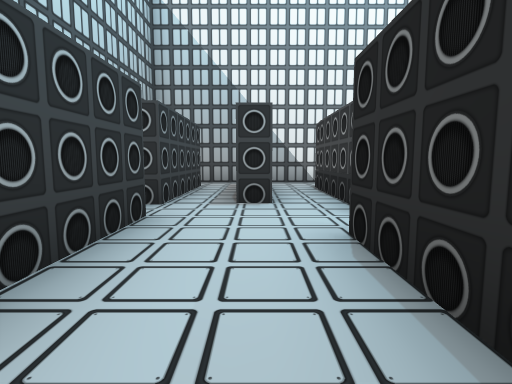
view 1 (above)

22 first-person views from a walk through a scene from a Unity 3-D project. The camera is 1.2 m above the floor, tilts 6° down and sees 80° across. The floor is counted in squares, 2 m on a side. Each view is taken from the middle of a square. On the plan, view 1 faces up. The plan holds only what a view shows up to about 9 squares ahead; the rest is blank. The place goes on beyond the plan. Door leaves are left out, so doorways stand open.

view 2
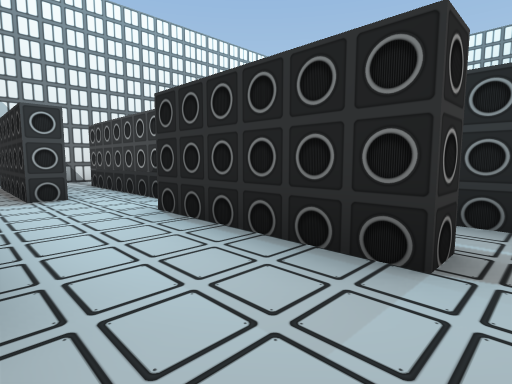

view 3
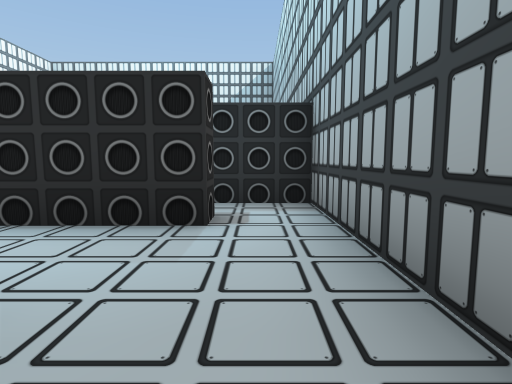

view 4
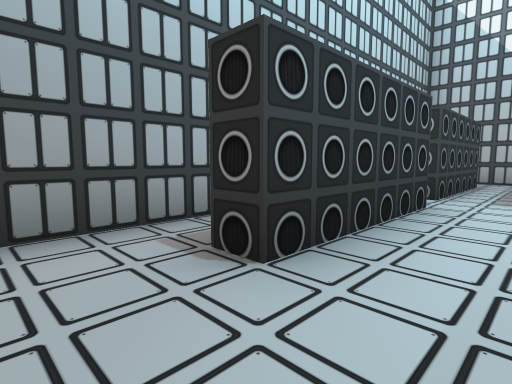

view 5
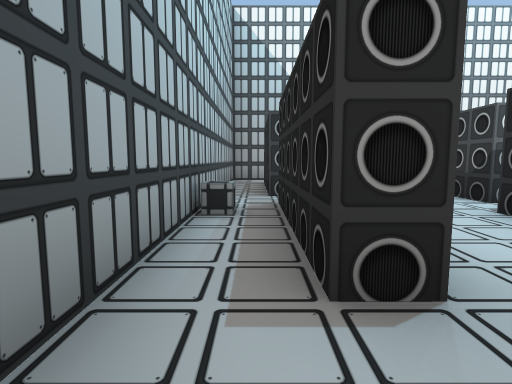

view 6
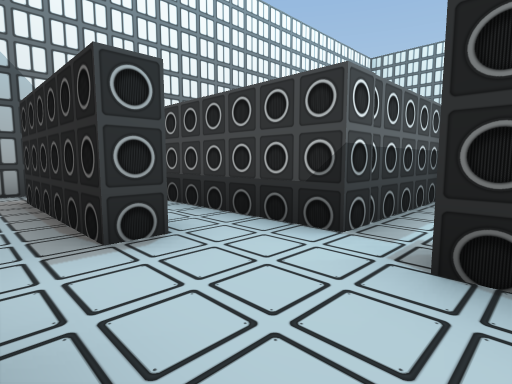

view 7
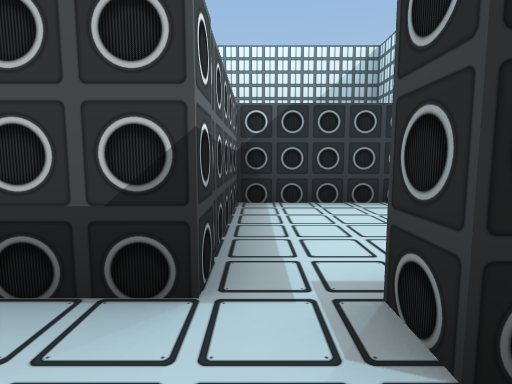

view 8
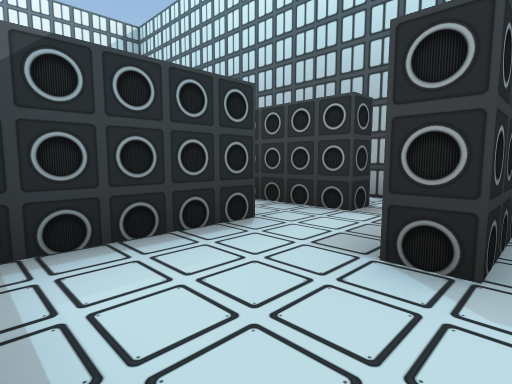

view 9
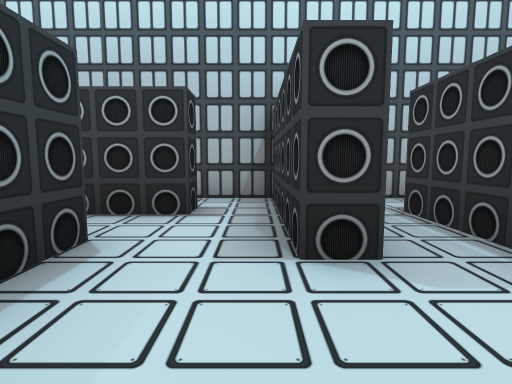

view 10
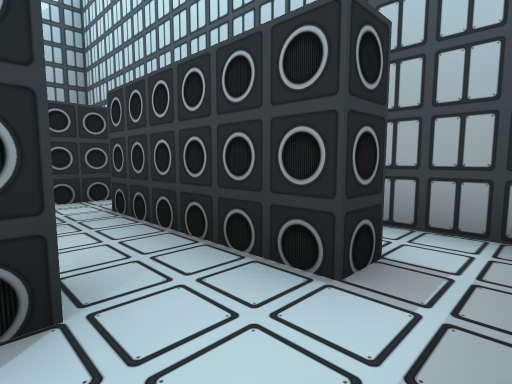

view 11
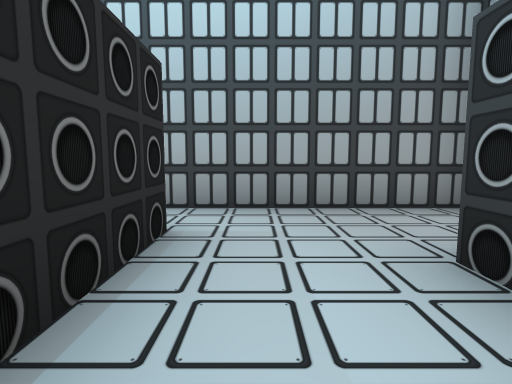

view 12
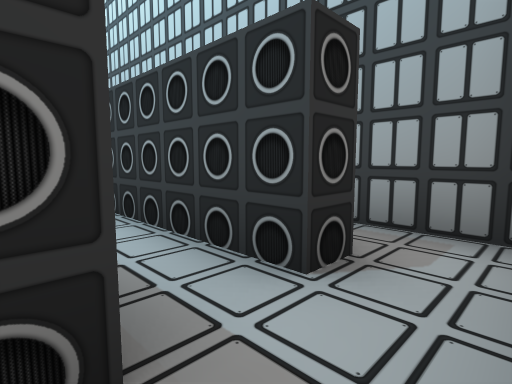

view 13
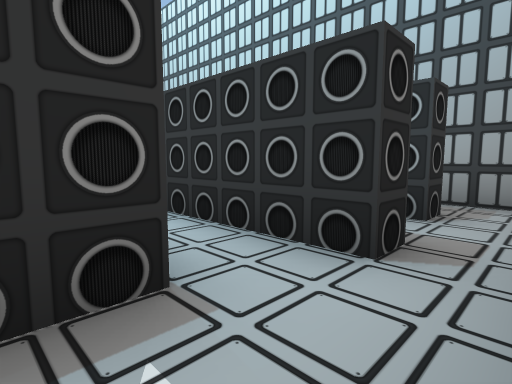

view 14
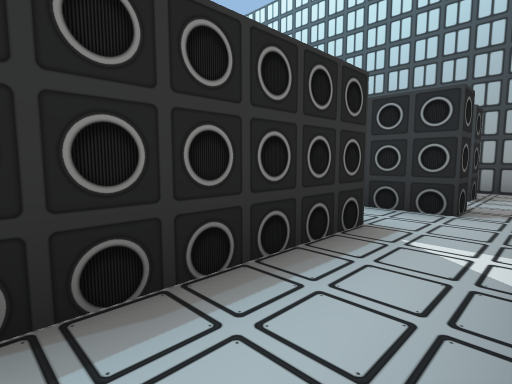

view 15
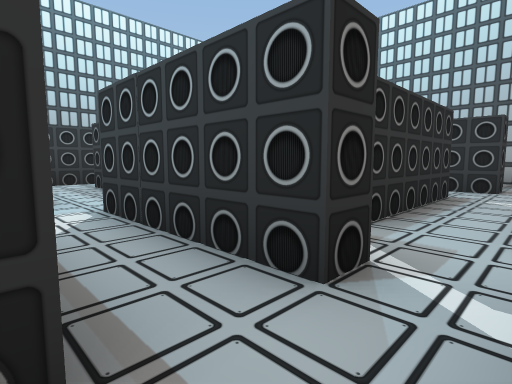

view 16
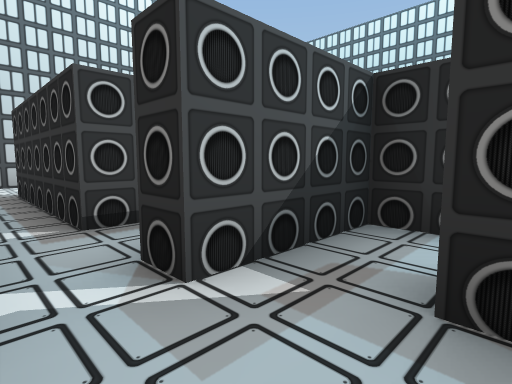

view 17
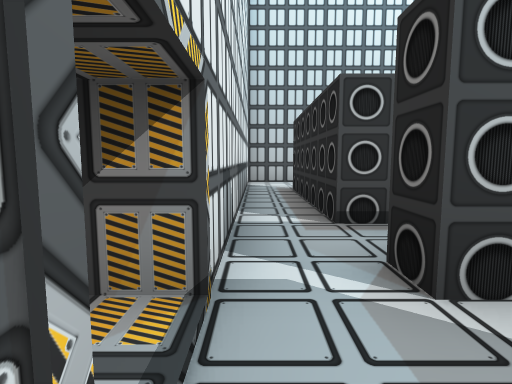

view 18
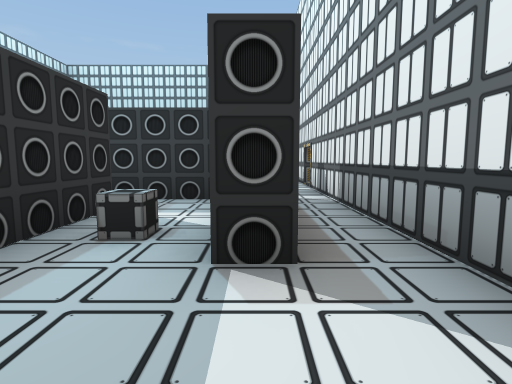

view 19
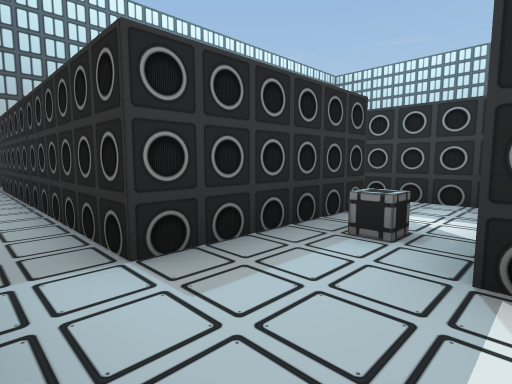

view 20
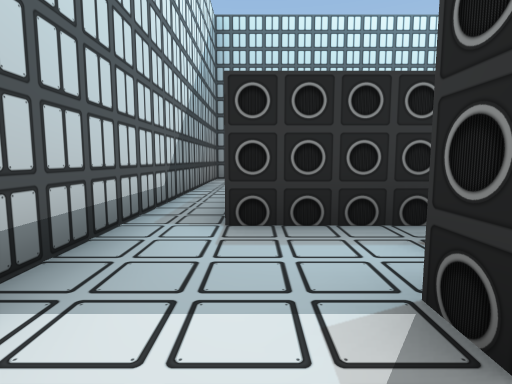

view 21
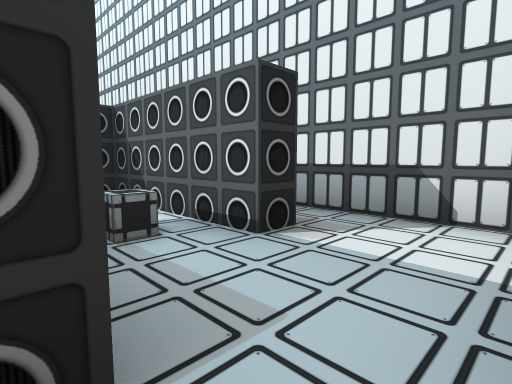

view 22
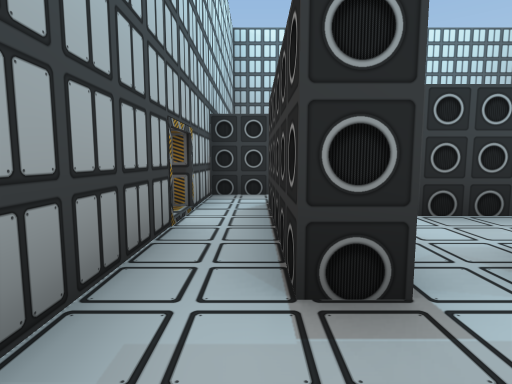

### Floor plan
Points are (right, up) in squares from view 1. A wall is a line through its corners. A room is listed if a view was taken in it or the views show most of it. See-through windows are left out.
Room 1 (views 1, 2, 3, 4, 5, 6, 7, 11)
walls: (-1.3, 3.2) (-1.3, 0.2) (-1.7, 0.2) (-1.7, 3.2); (1.3, -0.6) (0.8, -0.6) (0.8, 2.4) (1.4, 2.4); (-1.3, 4.2) (-1.7, 4.2); (-2.6, -1.8) (2.2, -1.8) (2.2, 1.2); (1.3, 3.3) (1.3, 6.7); (0.2, 4.2) (-0.3, 4.2); (-2.7, 4.5) (-2.7, -0.9)
ways out: opening at (2, 3) to room 2; opening at (-1, 5) to room 3
objects: other object (-2, 2)
Room 2 (views 8, 9, 10)
walls: (2.2, 1.2) (2.7, 1.2) (2.7, -1.8) (4.4, -1.8); (4.3, 0.6) (4.3, 3.3) (1.3, 3.3); (1.3, 1) (1.3, -0.6); (3.7, -0.8) (3.7, -0.3)
ways out: opening at (2, 3) to room 1; opening at (4, -1) to room 6
Room 3 (views 12, 13, 14, 16, 17)
walls: (1.3, 6.7) (4.4, 6.7); (-1.7, 7.2) (-1.3, 7.2) (-1.3, 4.2); (-2.7, 8) (-2.7, 4.5); (-0.3, 4.2) (-0.3, 7.2) (0.2, 7.2); (4.4, 8.2) (-1.5, 8.2); (5.2, 8.2) (5.2, 8.7)
ways out: opening at (-1, 5) to room 1
Room 4 (views 15, 18, 19, 20)
walls: (6.8, 6.6) (6.8, 7.2) (10.3, 7.2) (10.3, 6.7); (5.2, 7.2) (5.8, 7.2) (5.8, 4.1); (4.8, 1.8) (4.8, 0.6); (11.8, 8.2) (5.2, 8.2); (12.3, 6.5) (12.3, 8.2); (3.7, -0.3) (6.7, -0.3)
ways out: opening at (11.5, 7) to room 5; gap at (5, 9)
Room 5 (view 21)
walls: (11.3, 5.2) (11.3, -0.9); (12.3, -1.1) (12.3, 6.5)
ways out: opening at (11.5, 7) to room 4; opening at (9.5, 6) to room 7
Room 6 (view 22)
walls: (6.7, -0.3) (6.7, -0.8) (3.7, -0.8); (5.1, -1.8) (7.1, -1.8)
ways out: opening at (4, -1) to room 2; opening at (7, 0)
Room 7 (no view inside)
walls: (8.2, 5.2) (11.3, 5.2); (10.3, 6.7) (7.3, 6.7) (7.3, 4.8)
ways out: opening at (9.5, 6) to room 5
objects: other object (10, 6)

Positions as (right, up) in squares from view 1, and headings:
1: (0, 0), facing up
2: (-1, -1), facing up-right
3: (-2, -1), facing right
4: (0, -1), facing up-left
5: (-2, -1), facing up
6: (-1, 2), facing up-right
7: (0, 3), facing right
8: (2, 3), facing down-right
9: (3, 3), facing down
10: (3, 1), facing down-right
11: (0, 2), facing down
12: (0, 8), facing down-left
13: (2, 8), facing down-left
14: (4, 8), facing down-left
15: (7, 8), facing down-left
16: (4, 8), facing down-right
17: (4, 8), facing right
18: (12, 7), facing left
19: (12, 7), facing down-left
20: (11, 8), facing down
21: (12, 5), facing up-left
22: (8, -1), facing left
